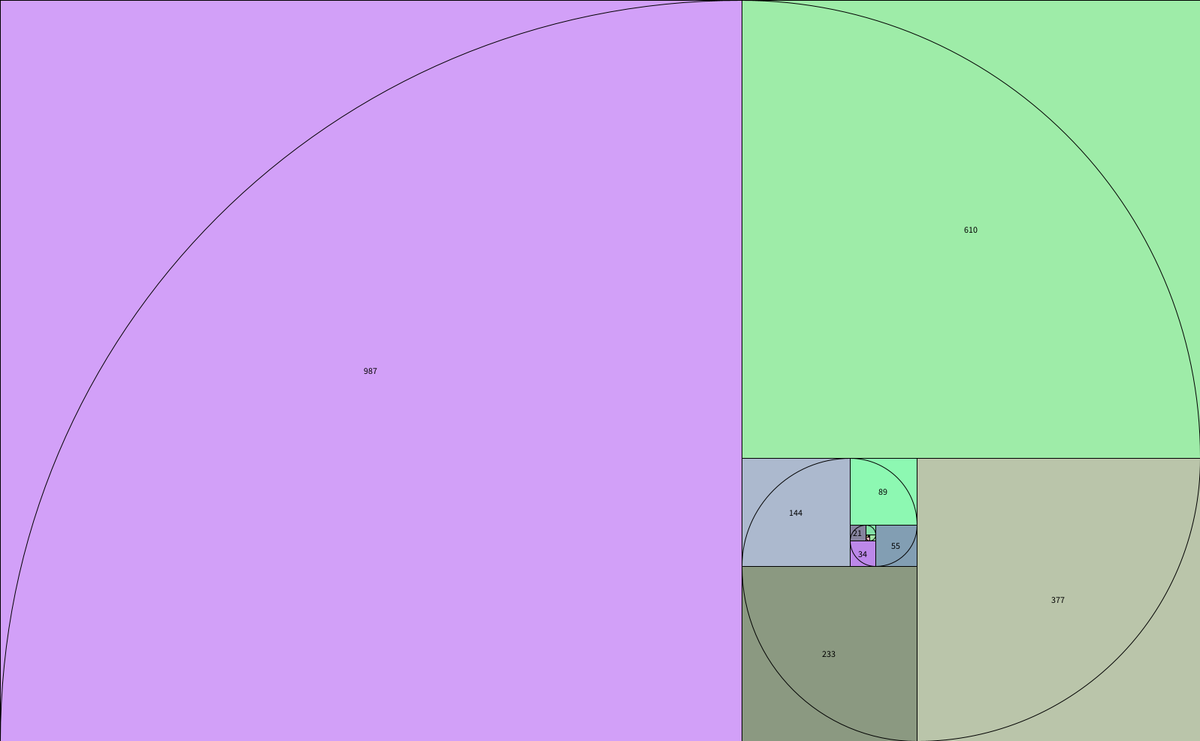
Frame 1 (no input)
Frame 60 (the mouse pressed at the canvas centre just before this capture): identical to frame 1, image omitted
Frame 120 (the mouse held since frame 60 and released just before this capture): identical to frame 1, image omitted

The Processing sketch that drew this single still picture (run headless with seeded random() and noise(); from frame 60 on, the mouse is pressed at the canvas centre):

// Processing sketch: fibonacci
// ── fibonacci.pde
int[] fibo;
float zoomFactor = 1.0; // Initial zoom level
float zoomSpeed = 0.01; // Speed of zoom
float spiralCenterX, spiralCenterY; // Center of the spiral
color[] squareColors; // Array to store colors for each square

void setup() {
    size(1597, 987);
    fibo = new int[20];
    initializeFibonacci();
    
    // Calculate the center of the spiral
    calculateSpiralCenter();
    
    // Initialize colors for each square
    initializeSquareColors();
}

void initializeFibonacci() {
    fibo[0] = 0;
    fibo[1] = 1;
    for (int i = 2; i < fibo.length; i++) {
        fibo[i] = fibo[i - 1] + fibo[i - 2];
    }
}

void calculateSpiralCenter() {
    // Simulate drawing the spiral to find its center
    int x = 0;
    int y = 0;
    int dir = 0;
    
    for (int i = 16; i >= 2; i--) {
        if (dir == 0) {
            x += fibo[i];
        } else if (dir == 1) {
            x += fibo[i - 2];
            y += fibo[i];
        } else if (dir == 2) {
            x -= fibo[i - 1];
            y += fibo[i - 2];
        } else {
            y -= fibo[i - 1];
        }
        dir = (dir + 1) % 4;
    }
    
    // The center of the spiral is the final position of (x, y)
    spiralCenterX = x + fibo[2] / 2; // Adjust for the center of the last square
    spiralCenterY = y + fibo[2] / 2;
}

void initializeSquareColors() {
    // Generate a random color for each square in the spiral
    squareColors = new color[16 - 2 + 1]; // Number of squares from i=16 to i=2
    for (int i = 0; i < squareColors.length; i++) {
        squareColors[i] = color(random(128, 255), random(128, 255), random(128, 255));
    }
}

void draw() {
    background(255); // Clear the screen each frame
    dessinerSpirale(16);
}

void dessinerSpirale(int n) {
    int x = 0;
    int y = 0;
    int dir = 0;
    textAlign(CENTER, CENTER);
    
    int colorIndex = 0; // Index to access colors from squareColors array
    
    for (int i = n; i >= 2; i--) {
        // Use the pre-generated color for this square
        fill(squareColors[colorIndex]);
        rect(x, y, fibo[i], fibo[i]);
        
        fill(0);
        if (fibo[i] > 20) {
            text(fibo[i], x + fibo[i] / 2, y + fibo[i] / 2);
        }
        
        ellipseMode(RADIUS);
        noFill();
        
        if (dir == 0) {
            arc(x + fibo[i], y + fibo[i], fibo[i], fibo[i], PI, 3 * PI / 2);
            x += fibo[i];
        } else if (dir == 1) {
            arc(x, y + fibo[i], fibo[i], fibo[i], -PI / 2, 0);
            x += fibo[i - 2];
            y += fibo[i];
        } else if (dir == 2) {
            arc(x, y, fibo[i], fibo[i], 0, PI / 2);
            x -= fibo[i - 1];
            y += fibo[i - 2];
        } else {
            arc(x + fibo[i], y, fibo[i], fibo[i], PI / 2, PI);
            y -= fibo[i - 1];
        }
        
        dir = (dir + 1) % 4;
        colorIndex++; // Move to the next color in the array
    }
}
